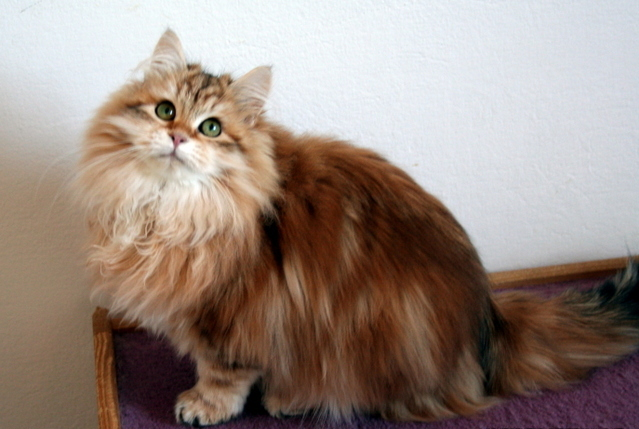
#> input picture Cat.jpeg, 639 x 429 px
$ jupyter execute image-porcessing.ipynb   (shell and % lines are left out)
#> lines starting #> are read from the running program, lines starting #| are printed output that depends on the picture; after the words box and inside, x2 and y2 are one past the last pixel; in counts of white or black regions, pixels touching at a corner belong together
[cell 1]
import cv2
import matplotlib.pyplot as plt
import numpy as np

[cell 2]
# Reading the image using OpenCV
image = cv2.imread('Cat.jpeg')
#> image is the input picture: shape (429, 639, 3); mean B, G, R 128.8, 137.7, 153.8

# As OpenCV reads images in BGR format, so we have to convert it to RGB for display
image_rgb = cv2.cvtColor(image, cv2.COLOR_BGR2RGB)

# Displaying the image using Matplotlib
plt.imshow(image_rgb)
plt.axis('off') # Turning off axis labels
plt.show()

[cell 3]
# Converting the image to grayscale using NumPy
gray_image = cv2.cvtColor(image, cv2.COLOR_BGR2GRAY)
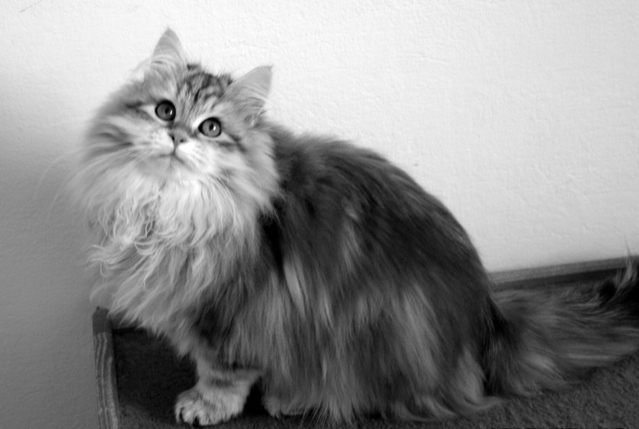
#> gray_image: shape (429, 639); min 0, max 255, mean 141.5

#Displaying the original and grayscale images side by side
plt.figure(figsize = (10,5))

#Original image
plt.subplot(1,2,1)
plt.imshow(image_rgb)
plt.title('Original Image')
plt.axis('off')

# Grayscale image
plt.subplot(1,2,2)
plt.imshow(gray_image, cmap = 'gray')
plt.title('Grayscale Image')
plt.axis('off')

plt.show()

[cell 4]
# Resizing the Image
# Defining the new dimensions for resizing
new_width = 300
new_height = 200

# Resizing the image using different interpolation methods
interpolation_methods = [cv2.INTER_NEAREST, cv2.INTER_LINEAR, cv2.INTER_CUBIC, cv2.INTER_LANCZOS4]
method_names = ['Nearest Neighbor', 'Bilinear', 'Bicubic', 'Lanczos']

plt.figure(figsize = (15, 5))

# Iterating over each interpolation method
for i, method in enumerate(interpolation_methods):
    # Resizing the image using the current interpolation method
    resized_image = cv2.resize(image, (new_width, new_height), interpolation=method)

    # Displaying the resized image
    plt.subplot(1, len(interpolation_methods), i+1)
    plt.imshow(cv2.cvtColor(resized_image, cv2.COLOR_BGR2RGB))
    plt.title(method_names[i])
    plt.axis('off')

plt.show()
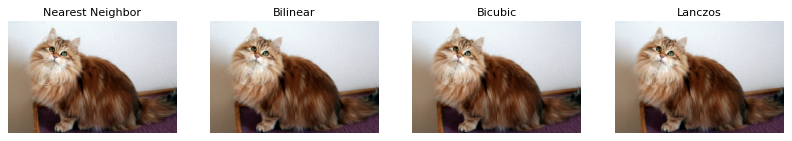
#> figure drawn by matplotlib, 4 panels

[cell 5]
# Applying different filtering techniques
# 1. Blurring (Gaussioan Blur)
blurred_image = cv2.GaussianBlur(gray_image, (5,5), 0)

# 2. Sharpening (Using kernel for sharpening)
sharpening_kernel = np.array([[-1, -1, -1],
                             [-1, 9, -1],
                             [-1, -1, -1]])
sharpened_image = cv2.filter2D(gray_image, -1, sharpening_kernel)
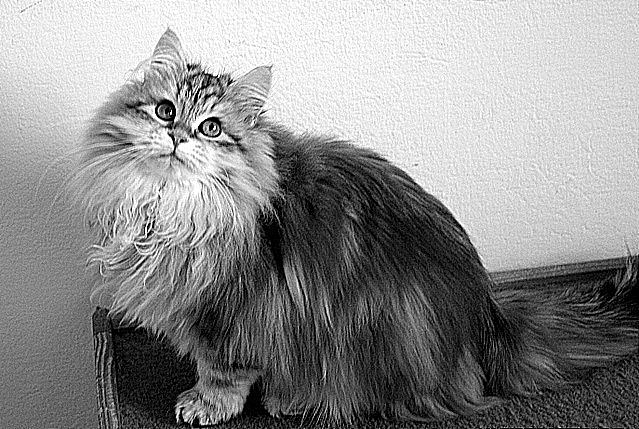
#> sharpened_image: shape (429, 639); min 0, max 255, mean 141.7

# 3. Edge Detection (Canny Edge Detection)
edges_image = cv2.Canny(gray_image, 100, 200)
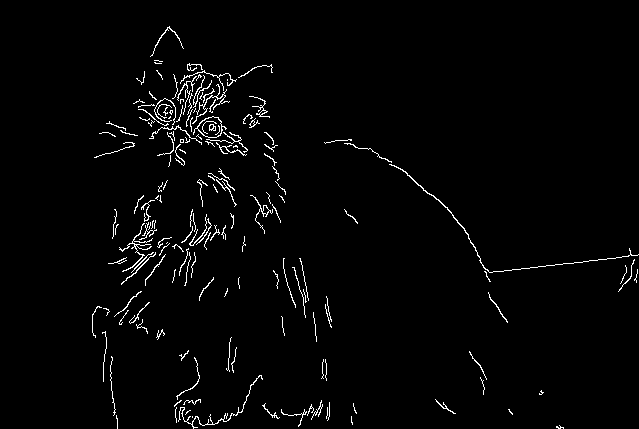
#> edges_image: shape (429, 639); 2.1% white in thin lines or dots, all inside (x1, y1, x2, y2) = (92, 26, 639, 429)

# Displaying the original and processed images side by side
plt.figure(figsize=(15,5))

# Original image
plt.subplot(1,4,1)
plt.imshow(cv2.cvtColor(image, cv2.COLOR_BGR2RGB))
plt.title('Original Image')
plt.axis('off')

# Blurred image
plt.subplot(1,4,2)
plt.imshow(blurred_image, cmap = 'gray')
plt.title('Blurred Image')
plt.axis('off')

# Sharpened image
plt.subplot(1,4,3)
plt.imshow(sharpened_image, cmap = 'gray')
plt.title('Sharpened Image')
plt.axis('off')

# Edge-detected image
plt.subplot(1,4,4)
plt.imshow(edges_image, cmap = 'gray')
plt.title('Edge-detected Image')
plt.axis('off')

plt.show()

[cell 6]
# Flipping the image

# Flipping the image horizontally
flipped_horizontal = cv2.flip(image, 1)
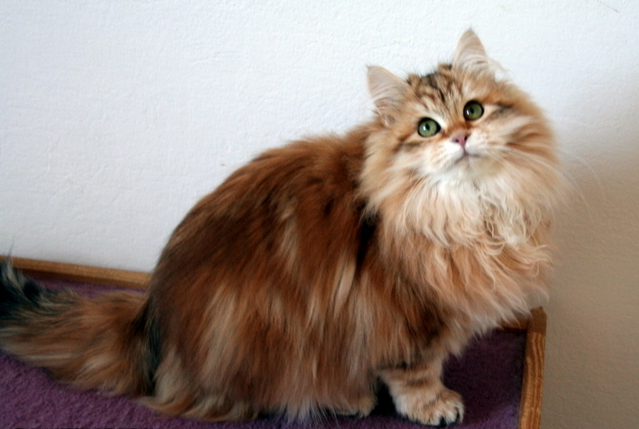
#> flipped_horizontal: shape (429, 639, 3); mean B, G, R 128.8, 137.7, 153.8

# Flipping the image vertically
flipped_vertical = cv2.flip(image, 0)
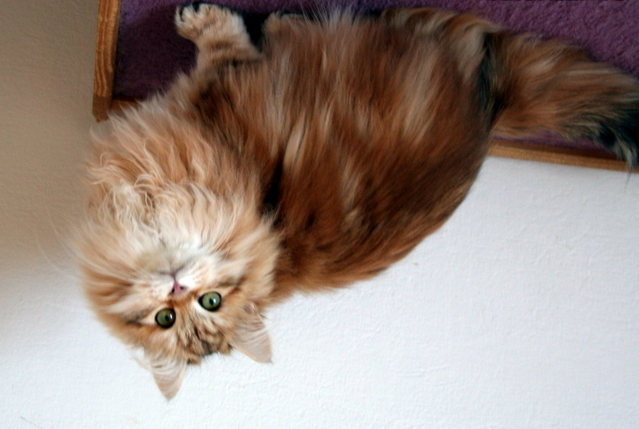
#> flipped_vertical: shape (429, 639, 3); mean B, G, R 128.8, 137.7, 153.8

# Displaying the original and flipped images side by side
plt.figure(figsize = (10,5))

# Original image
plt.subplot(1, 3, 1)
plt.imshow(cv2.cvtColor(image, cv2.COLOR_BGR2RGB))
plt.title('Original Image')
plt.axis('Off')

# Flipped horizontally
plt.subplot(1, 3, 2)
plt.imshow(cv2.cvtColor(flipped_horizontal, cv2.COLOR_BGR2RGB))
plt.title('Flipped Horizontally')
plt.axis('off')

# Flipped vertically
plt.subplot(1,3,3)
plt.imshow(cv2.cvtColor(flipped_vertical, cv2.COLOR_BGR2RGB))
plt.title('Flipped Vertically')
plt.axis('off')

plt.show()
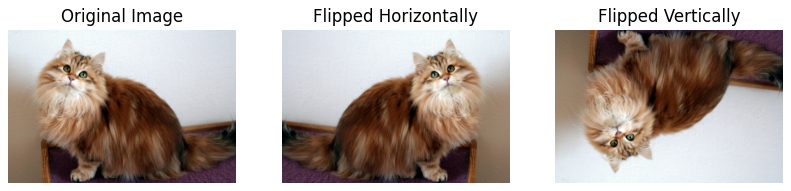
#> figure drawn by matplotlib, 3 panels

[cell 7]
# Rotating the image

# Rotating the image by 90 degrees clockwise
rotated_90_clockwise = cv2.rotate(image, cv2.ROTATE_90_CLOCKWISE)
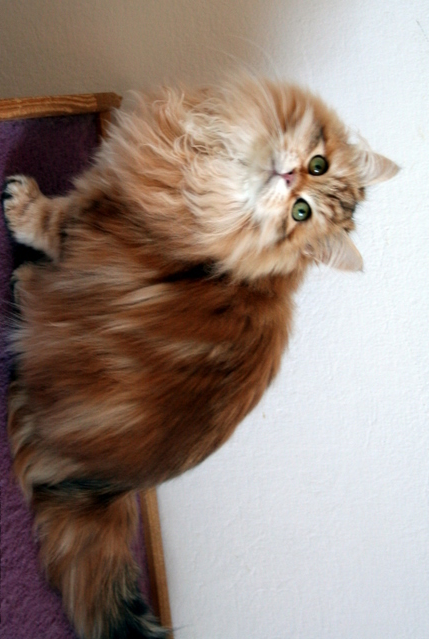
#> rotated_90_clockwise: shape (639, 429, 3); mean B, G, R 128.8, 137.7, 153.8

# Rotating the image by 90 degrees counterclockwise
rotated_90_counterclockwise = cv2.rotate(image, cv2.ROTATE_90_COUNTERCLOCKWISE)
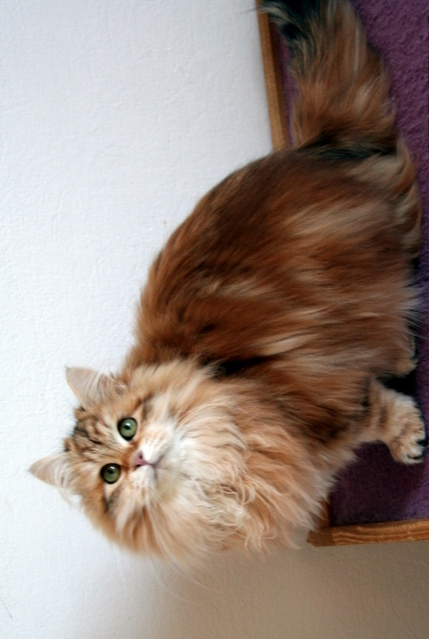
#> rotated_90_counterclockwise: shape (639, 429, 3); mean B, G, R 128.8, 137.7, 153.8

# Displaying the original and rotated images side by side
plt.figure(figsize=(10,5))

# Original image
plt.subplot(1,3,1)
plt.imshow(cv2.cvtColor(image, cv2.COLOR_BGR2RGB))
plt.title('Original Image')
plt.axis('off')

# Rotated 90 degrees clockwise
plt.subplot(1,3,2)
plt.imshow(cv2.cvtColor(rotated_90_clockwise, cv2.COLOR_BGR2RGB))
plt.title('Rotated 90° Clockwise')
plt.axis('off')

# Rotated 90 degrees counterclockwise
plt.subplot(1,3,3)
plt.imshow(cv2.cvtColor(rotated_90_counterclockwise, cv2.COLOR_BGR2RGB))
plt.title('Rotated 90° Counterclockwise')
plt.axis('off')

plt.show()
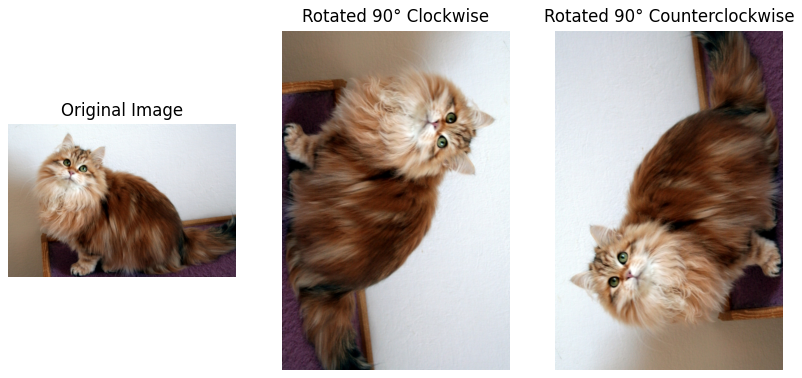
#> figure drawn by matplotlib, 3 panels
